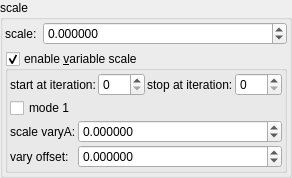
    <widget class="QGroupBox" name="groupBox_3">
     <property name="title">
      <string>scale</string>
     </property>
     <layout class="QVBoxLayout" name="verticalLayout_8">
      <property name="leftMargin">
       <number>2</number>
      </property>
      <property name="topMargin">
       <number>2</number>
      </property>
      <property name="rightMargin">
       <number>2</number>
      </property>
      <property name="bottomMargin">
       <number>2</number>
      </property>
      <item>
       <layout class="QHBoxLayout" name="horizontalLayout_2" stretch="0,1">
        <item>
         <widget class="QLabel" name="label_142">
          <property name="text">
           <string>scale:</string>
          </property>
         </widget>
        </item>
        <item>
         <widget class="MyDoubleSpinBox" name="spinbox_mandelbox_scale">
          <property name="sizePolicy">
           <sizepolicy hsizetype="Minimum" vsizetype="Maximum">
            <horstretch>0</horstretch>
            <verstretch>0</verstretch>
           </sizepolicy>
          </property>
          <property name="prefix">
           <string/>
          </property>
          <property name="suffix">
           <string/>
          </property>
          <property name="decimals">
           <number>6</number>
          </property>
          <property name="minimum">
           <double>-99.998999999999995</double>
          </property>
          <property name="maximum">
           <double>99.998999999999995</double>
          </property>
          <property name="singleStep">
           <double>0.100000000000000</double>
          </property>
         </widget>
        </item>
       </layout>
      </item>
      <item>
       <widget class="MyGroupBox" name="groupCheck_transf_function_enabledX_false">
        <property name="toolTip">
         <string>&lt;html&gt;&lt;head/&gt;&lt;body&gt;&lt;p&gt;Cpixel is CVector3 c = ( c.x, c.y, c.z). It is each original point (pixel) in 3D space where the iteration starts from, ( c = original z for each point .) It is commonly found in formula structures z = f(z) + c.&lt;/p&gt;&lt;p&gt;The Cpixel multiplier effectively scales this point &amp;quot;c&amp;quot;.&lt;/p&gt;&lt;p&gt;This transform allows the swapping of the order of the &amp;quot;CVector3 c&amp;quot; components before being multiplied by &amp;quot;CVector3 z&amp;quot; components.&lt;/p&gt;&lt;/body&gt;&lt;/html&gt;</string>
        </property>
        <property name="title">
         <string>enable &amp;variable scale</string>
        </property>
        <property name="checkable">
         <bool>true</bool>
        </property>
        <layout class="QVBoxLayout" name="verticalLayout_51">
         <property name="spacing">
          <number>2</number>
         </property>
         <property name="leftMargin">
          <number>2</number>
         </property>
         <property name="topMargin">
          <number>2</number>
         </property>
         <property name="rightMargin">
          <number>2</number>
         </property>
         <property name="bottomMargin">
          <number>2</number>
         </property>
         <item>
          <layout class="QHBoxLayout" name="horizontalLayout" stretch="0,1,0,1">
           <item>
            <widget class="QLabel" name="label_74">
             <property name="text">
              <string>start at iteration:</string>
             </property>
            </widget>
           </item>
           <item>
            <widget class="MySpinBox" name="spinboxInt_transf_start_iterations_X">
             <property name="sizePolicy">
              <sizepolicy hsizetype="Minimum" vsizetype="Maximum">
               <horstretch>0</horstretch>
               <verstretch>0</verstretch>
              </sizepolicy>
             </property>
             <property name="minimum">
              <number>0</number>
             </property>
             <property name="maximum">
              <number>999</number>
             </property>
             <property name="value">
              <number>0</number>
             </property>
            </widget>
           </item>
           <item>
            <widget class="QLabel" name="label_57">
             <property name="text">
              <string>stop at iteration:</string>
             </property>
            </widget>
           </item>
           <item>
            <widget class="MySpinBox" name="spinboxInt_transf_stop_iterations_X">
             <property name="sizePolicy">
              <sizepolicy hsizetype="Preferred" vsizetype="Maximum">
               <horstretch>0</horstretch>
               <verstretch>0</verstretch>
              </sizepolicy>
             </property>
             <property name="maximum">
              <number>999</number>
             </property>
            </widget>
           </item>
          </layout>
         </item>
         <item>
          <layout class="QGridLayout" name="gridLayout_2" rowstretch="0,0,0" columnstretch="0,1">
           <property name="spacing">
            <number>2</number>
           </property>
           <item row="2" column="1">
            <widget class="MyDoubleSpinBox" name="spinbox_transf_scaleB_1">
             <property name="sizePolicy">
              <sizepolicy hsizetype="Minimum" vsizetype="Maximum">
               <horstretch>0</horstretch>
               <verstretch>0</verstretch>
              </sizepolicy>
             </property>
             <property name="prefix">
              <string/>
             </property>
             <property name="suffix">
              <string/>
             </property>
             <property name="decimals">
              <number>6</number>
             </property>
             <property name="minimum">
              <double>-99.989999999999995</double>
             </property>
             <property name="maximum">
              <double>99.989999999999995</double>
             </property>
             <property name="singleStep">
              <double>0.100000000000000</double>
             </property>
            </widget>
           </item>
           <item row="2" column="0">
            <widget class="QLabel" name="label_144">
             <property name="text">
              <string>vary offset:</string>
             </property>
            </widget>
           </item>
           <item row="1" column="0">
            <widget class="QLabel" name="label_143">
             <property name="text">
              <string>scale varyA:</string>
             </property>
            </widget>
           </item>
           <item row="1" column="1">
            <widget class="MyDoubleSpinBox" name="spinbox_transf_scale_vary_0">
             <property name="sizePolicy">
              <sizepolicy hsizetype="Minimum" vsizetype="Maximum">
               <horstretch>0</horstretch>
               <verstretch>0</verstretch>
              </sizepolicy>
             </property>
             <property name="prefix">
              <string/>
             </property>
             <property name="suffix">
              <string/>
             </property>
             <property name="decimals">
              <number>6</number>
             </property>
             <property name="minimum">
              <double>-99.989999999999995</double>
             </property>
             <property name="maximum">
              <double>99.989999999999995</double>
             </property>
             <property name="singleStep">
              <double>0.100000000000000</double>
             </property>
            </widget>
           </item>
           <item row="0" column="0" colspan="2">
            <widget class="MyCheckBox" name="checkBox_transf_function_enabledM_false">
             <property name="text">
              <string>mode 1</string>
             </property>
            </widget>
           </item>
          </layout>
         </item>
        </layout>
       </widget>
      </item>
     </layout>
    </widget>
